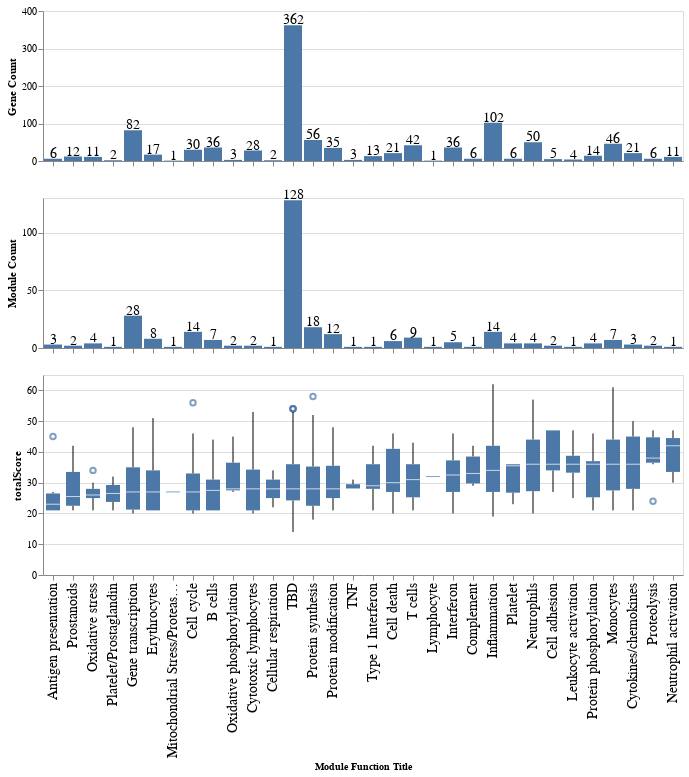

Notebook source saved alongside this figure:
### Code cell
scoreOrder = atL1_evd_annpt.groupby('ModuleTitle')['totalScore'].agg("median").sort_values().index
titlBoxplot = alt.Chart(atL1_evd_annpt,height=200).mark_boxplot().encode(
    x=alt.X('ModuleTitle',sort=list(scoreOrder),axis=alt.Axis(title="Module Function Title",titleFontSize=10,labelFontSize=14)),
    y='totalScore'
)

module_bar = alt.Chart(atL1_evd_annpt,height=150).mark_bar().encode(
    x=alt.X('ModuleTitle',sort=list(scoreOrder),axis=alt.Axis(labels=False,title='')),
    y=alt.Y('distinct(ModuleID)',axis=alt.Axis(title="Module Count"))
)
module_text = module_bar.mark_text(
    align="center",
    baseline="middle",
    dy=-5,
    size=14
).encode(text="distinct(ModuleID)")
module_bar_plot = module_bar+module_text

gene_bar = alt.Chart(atL1_evd_annpt,height=150).mark_bar().encode(
    x=alt.X('ModuleTitle',sort=list(scoreOrder),axis=alt.Axis(labels=False,title='')),
    y=alt.Y('count(ModuleID)',axis=alt.Axis(title="Gene Count"))
)
gene_text = gene_bar.mark_text(
    align="center",
    baseline="middle",
    dy=-5,
    size=14
).encode(text="count(ModuleID)")
gene_bar_plot  = gene_bar+gene_text

alt.vconcat(gene_bar_plot,module_bar_plot, titlBoxplot).resolve_scale(
    x='shared'
)

### Figure 1 — Vega-Lite specification as saved in the notebook (floating-point values rounded to 4 significant figures; data arrays with more than 128 entries replaced by an {"elided": "..."} marker saying what was removed)
{"config": {"view": {"continuousWidth": 300, "continuousHeight": 300}}, "vconcat": [{"layer": [{"mark": {"type": "bar"}, "encoding": {"x": {"axis": {"labels": false, "title": ""}, "field": "ModuleTitle", "sort": ["Antigen presentation", "Prostanoids", "Oxidative stress", "Platelet/Prostaglandin", "Gene transcription", "Erythrocytes", "Mitochondrial Stress/Proteasome", "Cell cycle", "B cells", "Oxidative phosphorylation", "Cytotoxic lymphocytes", "Cellular respiration", "TBD", "Protein synthesis", "Protein modification", "TNF", "Type 1 Interferon", "Cell death", "T cells", "Lymphocyte", "Interferon", "Complement", "Inflammation", "Platelet", "Neutrophils", "Cell adhesion", "Leukocyte activation", "Protein phosphorylation", "Monocytes", "Cytokines/chemokines", "Proteolysis", "Neutrophil activation"], "type": "nominal"}, "y": {"aggregate": "count", "axis": {"title": "Gene Count"}, "field": "ModuleID", "type": "nominal"}}}, {"mark": {"type": "text", "align": "center", "baseline": "middle", "dy": -5, "size": 14}, "encoding": {"text": {"aggregate": "count", "field": "ModuleID", "type": "nominal"}, "x": {"axis": {"labels": false, "title": ""}, "field": "ModuleTitle", "sort": ["Antigen presentation", "Prostanoids", "Oxidative stress", "Platelet/Prostaglandin", "Gene transcription", "Erythrocytes", "Mitochondrial Stress/Proteasome", "Cell cycle", "B cells", "Oxidative phosphorylation", "Cytotoxic lymphocytes", "Cellular respiration", "TBD", "Protein synthesis", "Protein modification", "TNF", "Type 1 Interferon", "Cell death", "T cells", "Lymphocyte", "Interferon", "Complement", "Inflammation", "Platelet", "Neutrophils", "Cell adhesion", "Leukocyte activation", "Protein phosphorylation", "Monocytes", "Cytokines/chemokines", "Proteolysis", "Neutrophil activation"], "type": "nominal"}, "y": {"aggregate": "count", "axis": {"title": "Gene Count"}, "field": "ModuleID", "type": "nominal"}}}], "height": 150}, {"layer": [{"mark": {"type": "bar"}, "encoding": {"x": {"axis": {"labels": false, "title": ""}, "field": "ModuleTitle", "sort": ["Antigen presentation", "Prostanoids", "Oxidative stress", "Platelet/Prostaglandin", "Gene transcription", "Erythrocytes", "Mitochondrial Stress/Proteasome", "Cell cycle", "B cells", "Oxidative phosphorylation", "Cytotoxic lymphocytes", "Cellular respiration", "TBD", "Protein synthesis", "Protein modification", "TNF", "Type 1 Interferon", "Cell death", "T cells", "Lymphocyte", "Interferon", "Complement", "Inflammation", "Platelet", "Neutrophils", "Cell adhesion", "Leukocyte activation", "Protein phosphorylation", "Monocytes", "Cytokines/chemokines", "Proteolysis", "Neutrophil activation"], "type": "nominal"}, "y": {"aggregate": "distinct", "axis": {"title": "Module Count"}, "field": "ModuleID", "type": "nominal"}}}, {"mark": {"type": "text", "align": "center", "baseline": "middle", "dy": -5, "size": 14}, "encoding": {"text": {"aggregate": "distinct", "field": "ModuleID", "type": "nominal"}, "x": {"axis": {"labels": false, "title": ""}, "field": "ModuleTitle", "sort": ["Antigen presentation", "Prostanoids", "Oxidative stress", "Platelet/Prostaglandin", "Gene transcription", "Erythrocytes", "Mitochondrial Stress/Proteasome", "Cell cycle", "B cells", "Oxidative phosphorylation", "Cytotoxic lymphocytes", "Cellular respiration", "TBD", "Protein synthesis", "Protein modification", "TNF", "Type 1 Interferon", "Cell death", "T cells", "Lymphocyte", "Interferon", "Complement", "Inflammation", "Platelet", "Neutrophils", "Cell adhesion", "Leukocyte activation", "Protein phosphorylation", "Monocytes", "Cytokines/chemokines", "Proteolysis", "Neutrophil activation"], "type": "nominal"}, "y": {"aggregate": "distinct", "axis": {"title": "Module Count"}, "field": "ModuleID", "type": "nominal"}}}], "height": 150}, {"mark": {"type": "boxplot"}, "encoding": {"x": {"axis": {"labelFontSize": 14, "title": "Module Function Title", "titleFontSize": 10}, "field": "ModuleTitle", "sort": ["Antigen presentation", "Prostanoids", "Oxidative stress", "Platelet/Prostaglandin", "Gene transcription", "Erythrocytes", "Mitochondrial Stress/Proteasome", "Cell cycle", "B cells", "Oxidative phosphorylation", "Cytotoxic lymphocytes", "Cellular respiration", "TBD", "Protein synthesis", "Protein modification", "TNF", "Type 1 Interferon", "Cell death", "T cells", "Lymphocyte", "Interferon", "Complement", "Inflammation", "Platelet", "Neutrophils", "Cell adhesion", "Leukocyte activation", "Protein phosphorylation", "Monocytes", "Cytokines/chemokines", "Proteolysis", "Neutrophil activation"], "type": "nominal"}, "y": {"field": "totalScore", "type": "quantitative"}}, "height": 200}], "data": {"name": "data-cc9bc2503cff6a37d6b1b482688b4f9c"}, "resolve": {"scale": {"x": "shared"}}, "$schema": "https://vega.github.io/schema/vega-lite/v5.14.1.json", "datasets": {"data-cc9bc2503cff6a37d6b1b482688b4f9c": {"elided": "1070 records"}}}
